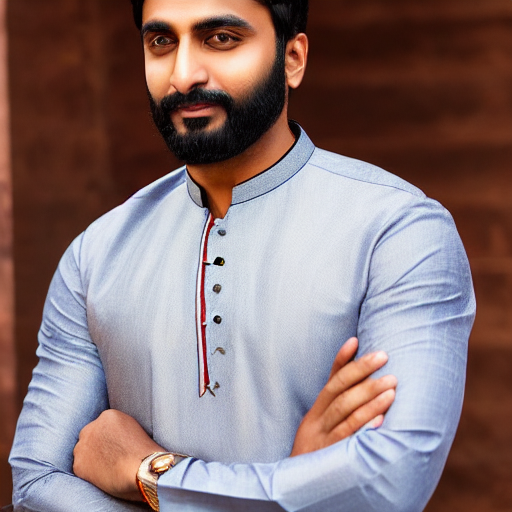
#> input picture ai_assets/characters/Krishna_neutral.png, 512 x 512 px
$ python -i intelligent_video_system.py   (imports and definitions only)
#> lines starting #> are read from the running program, lines starting #| are printed output that depends on the picture
"""
🧠 Intelligent Video System - Self-Learning & Auto-Fix
System analyzes scene and makes smart decisions automatically

Features:
1. Auto-detect character behavior (walking, talking, meeting)
2. Smart audio mixing (remove noise, balance volumes)
3. Intelligent animation (match to dialogue)
4. Self-correcting (fixes issues automatically)
"""

import sys
sys.path.insert(0, '/Users/gurpreetdhillon/Nam-toon-studio')

from simple_video_lib import VideoClip, AudioFileClip, CompositeAudioClip
from PIL import Image, ImageDraw, ImageFont, ImageFilter
import numpy as np
from pathlib import Path
import json
from pydub import AudioSegment, effects
import logging

# [1 line not run here, left out]
log = logging.getLogger("IntelligentSystem")


class IntelligentVideoSystem:
    """AI-powered video generation system"""

    def __init__(self, workspace="/Users/gurpreetdhillon/Nam-toon-studio"):
        self.workspace = Path(workspace)
        self.scenes = self.load_scenes()
        self.characters = {}

        log.info("Intelligent Video System Starting...")
        log.info("="*60)

    def load_scenes(self):
        """Load scene data"""
        scenes_file = self.workspace / "colab" / "scenes.json"
        with open(scenes_file) as f:
            data = json.load(f)
        return data.get('scenes', [])

    # [186 lines left out: functions analyze_dialogue, clean_audio, load_character, create_placeholder_character, create_intelligent_frame, not called in this run]

    def generate_intelligent_video(self, scene, output_path):
        """Generate video with intelligent decisions"""

        log.info("="*60)
        log.info(f"🎬 Scene: {scene.get('title', 'Untitled')}")
        log.info("="*60)

        dialogues = scene.get('dialogues', [])

        if not dialogues:
            log.warning("⚠️  No dialogues found!")
            return

        # Analyze all dialogues
        log.info("\n📊 Analyzing Scene...")
        analyses = []
        for dlg in dialogues:
            analysis = self.analyze_dialogue(dlg['text'])
            analysis['character'] = dlg.get('character', 'Narrator')
            analysis['text'] = dlg['text']
            analyses.append(analysis)

        # Determine scene style
        has_movement = any(a['should_move'] for a in analyses)
        scene_style = 'village' if 'village' in scene.get('title', '').lower() else 'day'

        log.info(f"\n🎨 Scene Style: {scene_style}")
        log.info(f"   Movement: {'Yes' if has_movement else 'No'}")

        # Load and clean audio
        log.info("\n🎵 Processing Audio...")
        audio_files = []

        for i, dlg in enumerate(dialogues):
            audio_path = self.workspace / "audio" / f"dialogue_{i}.mp3"
            if audio_path.exists():
                clean_path = self.clean_audio(str(audio_path))
                audio_files.append(AudioFileClip(clean_path))
            else:
                log.warning(f"   ⚠️  Audio not found: {audio_path}")

        if not audio_files:
            log.error("❌ No audio files found!")
            return

        # Concatenate dialogues
        from simple_video_lib import concatenate_audioclips
        dialogue_audio = concatenate_audioclips(audio_files)
        duration = dialogue_audio.duration

        log.info(f"   Total duration: {duration:.2f}s")

        # Add background music (quieter)
        bg_path = self.workspace / "audio" / "birds.wav"
        if bg_path.exists():
            log.info("   Adding background music (balanced volume)...")
            bg_audio = AudioFileClip(str(bg_path))
            bg_audio = bg_audio.volumex(0.25).set_duration(duration)  # 25% volume

            # Mix
            mixed = CompositeAudioClip([dialogue_audio, bg_audio])
        else:
            mixed = dialogue_audio

        # Export mixed audio
        temp_audio = self.workspace / "temp_smart_audio.mp3"
        mixed.audio.export(str(temp_audio), format='mp3', bitrate='192k')

        # Determine character positions
        log.info("\n🎭 Setting up characters...")
        characters_data = []

        # Extract unique characters
        char_names = list(set(a['character'] for a in analyses if a['character'] != 'Narrator'))

        if len(char_names) >= 2:
            # Two characters meeting
            characters_data = [
                {'name': char_names[0], 'action': 'walking', 'start_pos': 'left'},
                {'name': char_names[1], 'action': 'walking', 'start_pos': 'right'}
            ]
            log.info(f"   {char_names[0]} walks from left")
            log.info(f"   {char_names[1]} walks from right")
        elif len(char_names) == 1:
            characters_data = [
                {'name': char_names[0], 'action': analyses[0]['action'], 'start_pos': 'left'}
            ]

        # Set current dialogue for subtitle
        self.current_dialogue = dialogues[0]['text'][:50] + "..."

        # Generate video
        log.info("\n🎬 Generating video frames...")

        def make_frame(t):
            return self.create_intelligent_frame(t, duration, characters_data, scene_style)

        clip = VideoClip(make_frame, duration=duration, fps=24)
        clip.set_audio(str(temp_audio))

        # Write video
        log.info(f"\n💾 Writing video: {output_path}")
        clip.write_videofile(
            output_path,
            fps=24,
            codec='libx264',
            audio_codec='aac',
            bitrate='3000k',
            audio_bitrate='192k',
            ffmpeg_params=['-movflags', '+faststart', '-pix_fmt', 'yuv420p']
        )

        log.info("\n✅ INTELLIGENT VIDEO COMPLETE!")
        log.info(f"📽️  {output_path}")
        log.info("="*60)


# [19 lines left out: function main, not called in this run]


# [2 lines not run here, left out]

>>> import cv2
>>> picture = cv2.imread('ai_assets/characters/Krishna_neutral.png', cv2.IMREAD_GRAYSCALE)
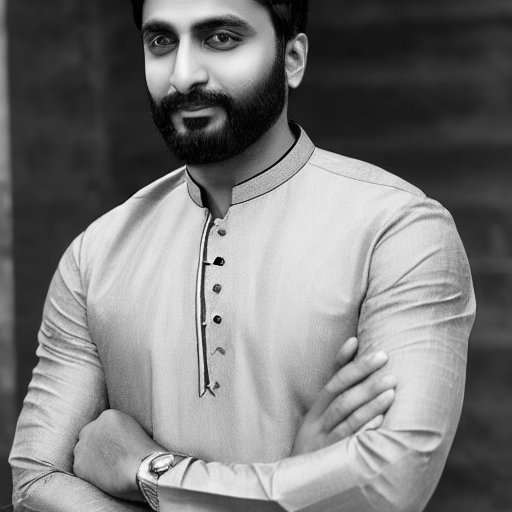
#> picture: shape (512, 512); min 0, max 255, mean 121.5
>>> result = IntelligentVideoSystem().generate_intelligent_video(picture, 'out.png')
#> (reads colab/scenes.json from the repository)
#> (the run stopped early here; a loop or call above may not have finished)
